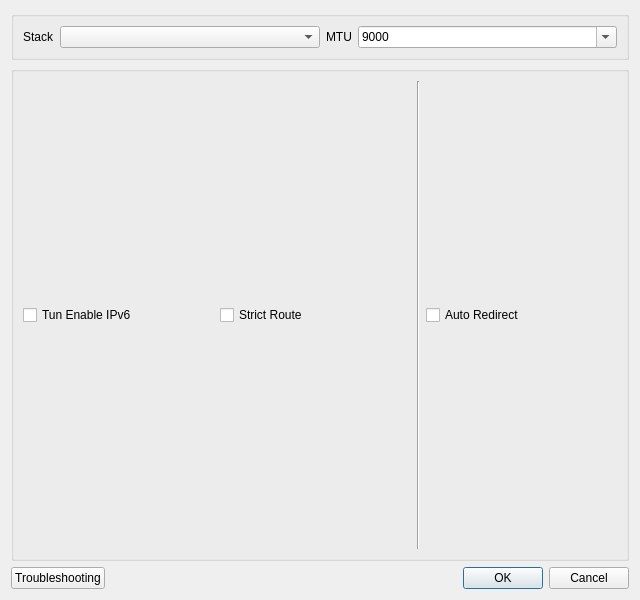
<?xml version="1.0" encoding="UTF-8"?>
<ui version="4.0">
 <class>DialogVPNSettings</class>
 <widget class="QDialog" name="DialogVPNSettings">
  <property name="geometry">
   <rect>
    <x>0</x>
    <y>0</y>
    <width>640</width>
    <height>600</height>
   </rect>
  </property>
  <property name="windowTitle">
   <string>Tun Settings</string>
  </property>
  <layout class="QVBoxLayout" name="verticalLayout">
   <item>
    <widget class="QGroupBox" name="groupBox">
     <property name="sizePolicy">
      <sizepolicy hsizetype="Preferred" vsizetype="Maximum">
       <horstretch>0</horstretch>
       <verstretch>0</verstretch>
      </sizepolicy>
     </property>
     <layout class="QHBoxLayout" name="horizontalLayout_5">
      <item>
       <widget class="QLabel" name="label_4">
        <property name="sizePolicy">
         <sizepolicy hsizetype="Maximum" vsizetype="Preferred">
          <horstretch>0</horstretch>
          <verstretch>0</verstretch>
         </sizepolicy>
        </property>
        <property name="text">
         <string notr="true">Stack</string>
        </property>
       </widget>
      </item>
      <item>
       <widget class="QComboBox" name="vpn_implementation">
        <property name="editable">
         <bool>false</bool>
        </property>
       </widget>
      </item>
      <item>
       <widget class="QLabel" name="label_10">
        <property name="sizePolicy">
         <sizepolicy hsizetype="Maximum" vsizetype="Preferred">
          <horstretch>0</horstretch>
          <verstretch>0</verstretch>
         </sizepolicy>
        </property>
        <property name="text">
         <string notr="true">MTU</string>
        </property>
       </widget>
      </item>
      <item>
       <widget class="QComboBox" name="vpn_mtu">
        <property name="editable">
         <bool>true</bool>
        </property>
        <item>
         <property name="text">
          <string notr="true">9000</string>
         </property>
        </item>
        <item>
         <property name="text">
          <string notr="true">1500</string>
         </property>
        </item>
       </widget>
      </item>
     </layout>
    </widget>
   </item>
   <item>
    <widget class="QGroupBox" name="horizontalGroupBox_2">
     <layout class="QHBoxLayout" name="horizontalLayout">
      <item>
       <widget class="QCheckBox" name="vpn_ipv6">
        <property name="text">
         <string>Tun Enable IPv6</string>
        </property>
       </widget>
      </item>
      <item>
       <widget class="QCheckBox" name="strict_route">
        <property name="text">
         <string notr="true">Strict Route</string>
        </property>
       </widget>
      </item>
      <item>
       <widget class="Line" name="line">
        <property name="orientation">
         <enum>Qt::Orientation::Vertical</enum>
        </property>
       </widget>
      </item>
      <item>
       <widget class="QCheckBox" name="auto_redir">
        <property name="text">
         <string>Auto Redirect</string>
        </property>
       </widget>
      </item>
     </layout>
    </widget>
   </item>
   <item>
    <layout class="QHBoxLayout" name="horizontalLayout_3">
     <item>
      <widget class="QPushButton" name="troubleshooting">
       <property name="text">
        <string>Troubleshooting</string>
       </property>
      </widget>
     </item>
     <item>
      <widget class="QDialogButtonBox" name="buttonBox">
       <property name="standardButtons">
        <set>QDialogButtonBox::StandardButton::Cancel|QDialogButtonBox::StandardButton::Ok</set>
       </property>
      </widget>
     </item>
    </layout>
   </item>
  </layout>
 </widget>
 <tabstops>
  <tabstop>vpn_implementation</tabstop>
  <tabstop>vpn_mtu</tabstop>
  <tabstop>vpn_ipv6</tabstop>
  <tabstop>strict_route</tabstop>
  <tabstop>troubleshooting</tabstop>
 </tabstops>
 <resources/>
 <connections>
  <connection>
   <sender>buttonBox</sender>
   <signal>rejected()</signal>
   <receiver>DialogVPNSettings</receiver>
   <slot>reject()</slot>
   <hints>
    <hint type="sourcelabel">
     <x>399</x>
     <y>575</y>
    </hint>
    <hint type="destinationlabel">
     <x>399</x>
     <y>299</y>
    </hint>
   </hints>
  </connection>
  <connection>
   <sender>buttonBox</sender>
   <signal>accepted()</signal>
   <receiver>DialogVPNSettings</receiver>
   <slot>accept()</slot>
   <hints>
    <hint type="sourcelabel">
     <x>399</x>
     <y>575</y>
    </hint>
    <hint type="destinationlabel">
     <x>399</x>
     <y>299</y>
    </hint>
   </hints>
  </connection>
 </connections>
</ui>
